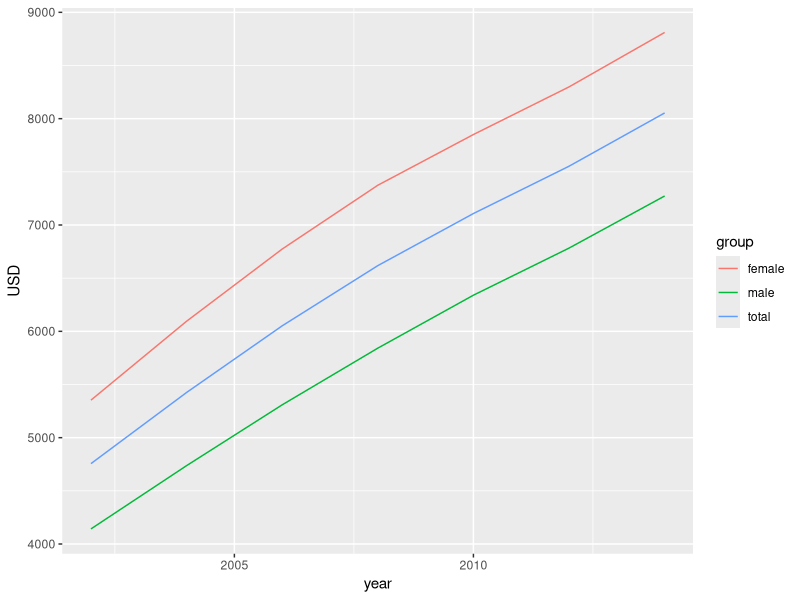
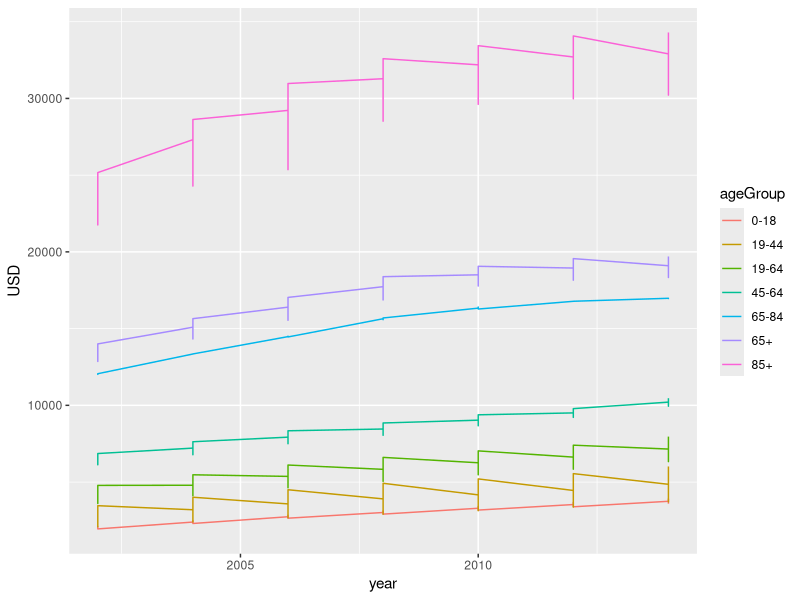

The R source for these figures, in order:
#import statements
library(tidyverse)
library(tidyr)
library(dplyr)
library(readr)
library(ggplot2)

slide4_data <- read_csv("Table 7 personal health care per capita AGE GENDER.csv")

# this line is setting the names of columns equal to the data in the third row which contains the years
names(slide4_data) <- lapply(slide4_data[3, ], as.character)

# this line removes rows 1:3
slide4 <- slide4_data[-1:-3,]

# removes unwanted client
slide4 <- slide4[1:8]


#the gather function should only take the first 8
tidy_slide4 <- gather(slide4[1:8],
                      key = "year",
                      value = "USD",
                      2:8) %>%
  rename(ageGroup = "Age group") %>%
  #filters out rows with "NA"
  filter(!is.na(USD)) %>%
  #converts years to numeric
  mutate(Year = as.numeric(year))

#removes all of the commas and replaces it with a "" character
tidy_slide4$USD <- gsub(",", "", tidy_slide4$USD, fixed = TRUE)

#converts string USD into int USD
tidy_slide4 <- tidy_slide4 %>%
  mutate(USD = as.numeric(USD)) %>%
  select(-(year))
  

total <- slide4[-9:-25,]

total_2 <- gather(total[1:8],
                  key = "year",
                  value = "USD",
                  2:8) %>%
  mutate(group = "total") %>%
  rename(ageGroup = "Age group")

total_2$USD <- gsub(",", "", total_2$USD, fixed = TRUE)

total_2 <- total_2 %>%
  mutate(year = as.numeric(year),
         dollars = as.numeric(USD)) %>%
  select(ageGroup, group, year, dollars) %>%
  rename(USD = dollars)


male_female <- slide4[-1:-8,]

male <- male_female[-9:-17,] 

male_2 <- gather(male[1:8],
                 key = "year",
                 value = "USD",
                 2:8) %>%
  mutate(group = "male") %>%
  rename(ageGroup = "Age group")

male_2$USD <- gsub(",", "", male_2$USD, fixed = TRUE)

male_2 <- male_2 %>%
  mutate(year = as.numeric(year),
         dollars = as.numeric(USD)) %>%
  select(ageGroup, group, year, dollars) %>%
  rename(USD = dollars)

female <- male_female[-1:-8,]

female_2 <- gather(female[1:8],
                   key = "year",
                   value = "USD",
                   2:8) %>%
  mutate(group = "female") %>%
  rename(ageGroup = "Age group") %>%
  filter(!is.na(USD))

female_2$USD <- gsub(",", "", female_2$USD, fixed = TRUE)

female_2 <- female_2 %>%
  mutate(year = as.numeric(year),
         dollars = as.numeric(USD)) %>%
  select(ageGroup, group, year, dollars) %>%
  rename(USD = dollars)


gender <- bind_rows(total_2, male_2, female_2)

gender_total <- gender %>%
  filter(ageGroup == "Total" | ageGroup == "Males" | ageGroup == "Females")

ggplot(gender_total, aes(year, USD, color = group)) +
  geom_line()

age_total <- gender %>%
  filter(!ageGroup == "Total") %>%
  filter(!ageGroup == "Males") %>%
  filter(!ageGroup == "Females")

age_females <- age_total %>%
  filter(!group == "total") %>%
  filter(!group == "male")

ggplot(age_total, aes(year, USD, color = ageGroup)) +
  geom_line()
